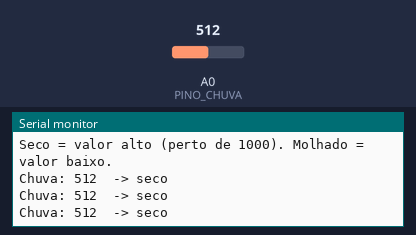
Simulated run of this sketch. Board: Arduino Uno, built with avr-gcc and run on an emulated ATmega328P. On the bench: the last lines printed to the serial monitor. The test bench sets the inputs (shaded band); at power-on: A0 (PINO_CHUVA) = 512.

Above: at 1.3 s.
1.4 s: A0 (PINO_CHUVA) set to 490
At 2.0 s:
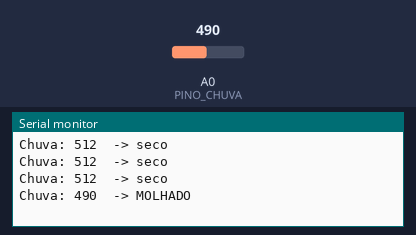
3.5 s: A0 (PINO_CHUVA) set to 510
At 4.0 s:
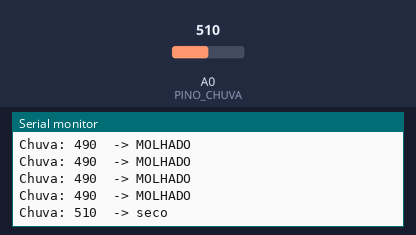

Measured:
- the behaviour switches between 500 and 499 on A0 (PINO_CHUVA) (found by bisection; images 0 and 1)
- after the input at 1.4 s, the serial monitor: prints a new line after 0.15 s (image 1)
- after the input at 3.5 s, the serial monitor: prints a new line after 0.05 s (image 2)

The sketch:

teste-chuva.ino
```cpp
/*
  TESTE DO SENSOR DE CHUVA FC-37 — Anjos da Estrada (B2)
  Le a saida analogica (AO) e escreve no Monitor Serial (9600 baud).

  Como testar: veja o valor com a placa seca, depois pingue uma gota
  de agua em cima da placa e veja o valor CAIR.
  Anote os dois valores: o LIMITE_CHUVA do sketch principal fica
  no meio deles.
*/

const int PINO_CHUVA = A0;     // AO do modulo FC-37
const int LIMITE_CHUVA = 500;  // mesmo valor do sketch principal: abaixo disso = molhado

void setup() {
  Serial.begin(9600);
  Serial.println(F("Teste do sensor de chuva"));
  Serial.println(F("Seco = valor alto (perto de 1000). Molhado = valor baixo."));
  Serial.println();
}

void loop() {
  int valor = analogRead(PINO_CHUVA);   // 0 a 1023

  Serial.print(F("Chuva: "));
  Serial.print(valor);
  Serial.println(valor < LIMITE_CHUVA ? F("  -> MOLHADO") : F("  -> seco"));

  delay(500);
}
```
